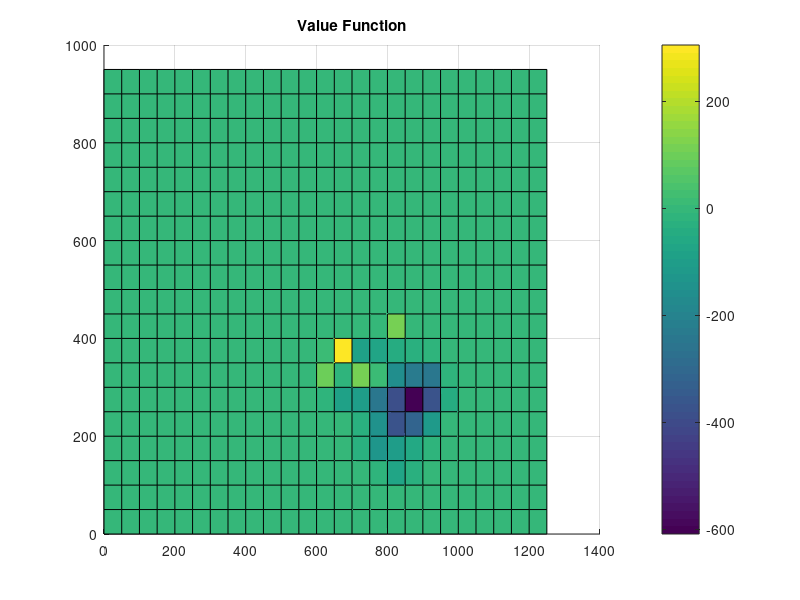

MATLAB code to generate this figure:
val = load('learned.txt');
x = reshape(val(:, 1), [20 26]);
y =  reshape(val(:, 2), [20 26]);
value =  reshape(val(:, 3), [20 26]);
surf(x, y, value)
view(2);
colorbar;
title('Value Function')
% clear all;
% close all;

% val = load('hyperparam.txt');

% si = size(val, 1)-1;

% subplot(6,2,1)
% plot(80*(1:si),  100*abs(diff(val(:, 1)))./val(1:end-1,1), '-o')
% title('Signal Variance')
% xlabel('Number of timesteps')
% %ylabel('% change with respect to previous timestep')


% subplot(6,2,2)
% plot(80*(1:si),100*abs(diff(val(:, 2)))./val(1:end-1,2), '-o')
% title('robot x-coordinate length scale')
% xlabel('Number of timesteps')
% %ylabel('% change with respect to previous timestep')

% subplot(6,2,3)
% plot(80*(1:si),100*abs(diff(val(:, 3)))./val(1:end-1,3), '-o')
% title('robot y-coordinate length scale')
% xlabel('Number of timesteps')
% %ylabel('% change with respect to previous timestep')

% subplot(6,2,4)
% plot(80*(1:si),100*abs(diff(val(:, 4)))./val(1:end-1,4), '-o')
% title('robot orientation X-component length scale')
% xlabel('Number of timesteps')
% %ylabel('% change with respect to previous timestep')

% subplot(6,2,5)
% plot(80*(1:si),100*abs(diff(val(:, 5)))./val(1:end-1,5), '-o')
% title('robot orientation Y-component length scale')
% xlabel('Number of timesteps')
% %ylabel('% change with respect to previous timestep')

% subplot(6,2,6)
% plot(80*(1:si),100*abs(diff(val(:, 6)))./val(1:end-1,6), '-o')
% title('first laser reading length scale')
% xlabel('Number of timesteps')
% %ylabel('% change with respect to previous timestep')

% subplot(6,2,7)
% plot(80*(1:si),100*abs(diff(val(:, 7)))./val(1:end-1,7), '-o')
% title('second laser reading length scale')
% xlabel('Number of timesteps')
% %ylabel('% change with respect to previous timestep')

% subplot(6,2,8)
% plot(80*(1:si),100*abs(diff(val(:, 8)))./val(1:end-1,8), '-o')
% title('third laser reading length scale')
% xlabel('Number of timesteps')
% %ylabel('% change with respect to previous timestep')

% subplot(6,2,9)
% plot(80*(1:si),100*abs(diff(val(:, 9)))./val(1:end-1,9), '-o')
% title('fourth laser reading length scale')
% xlabel('Number of timesteps')
% %ylabel('% change with respect to previous timestep')


% subplot(6,2,10)
% plot(80*(1:si),100*abs(diff(val(:, 10)))./val(1:end-1, 10), '-o')
% title('action length scale')
% xlabel('Number of timesteps')
% %ylabel('% change with respect to previous timestep')

% subplot(6,2,11)
% plot(80*(1:si),100*abs(diff(val(:, 11)))./val(1:end-1, 11), '-o')
% title('Noise variance')
% xlabel('Number of timesteps')
% %ylabel('% change with respect to previous timestep')
